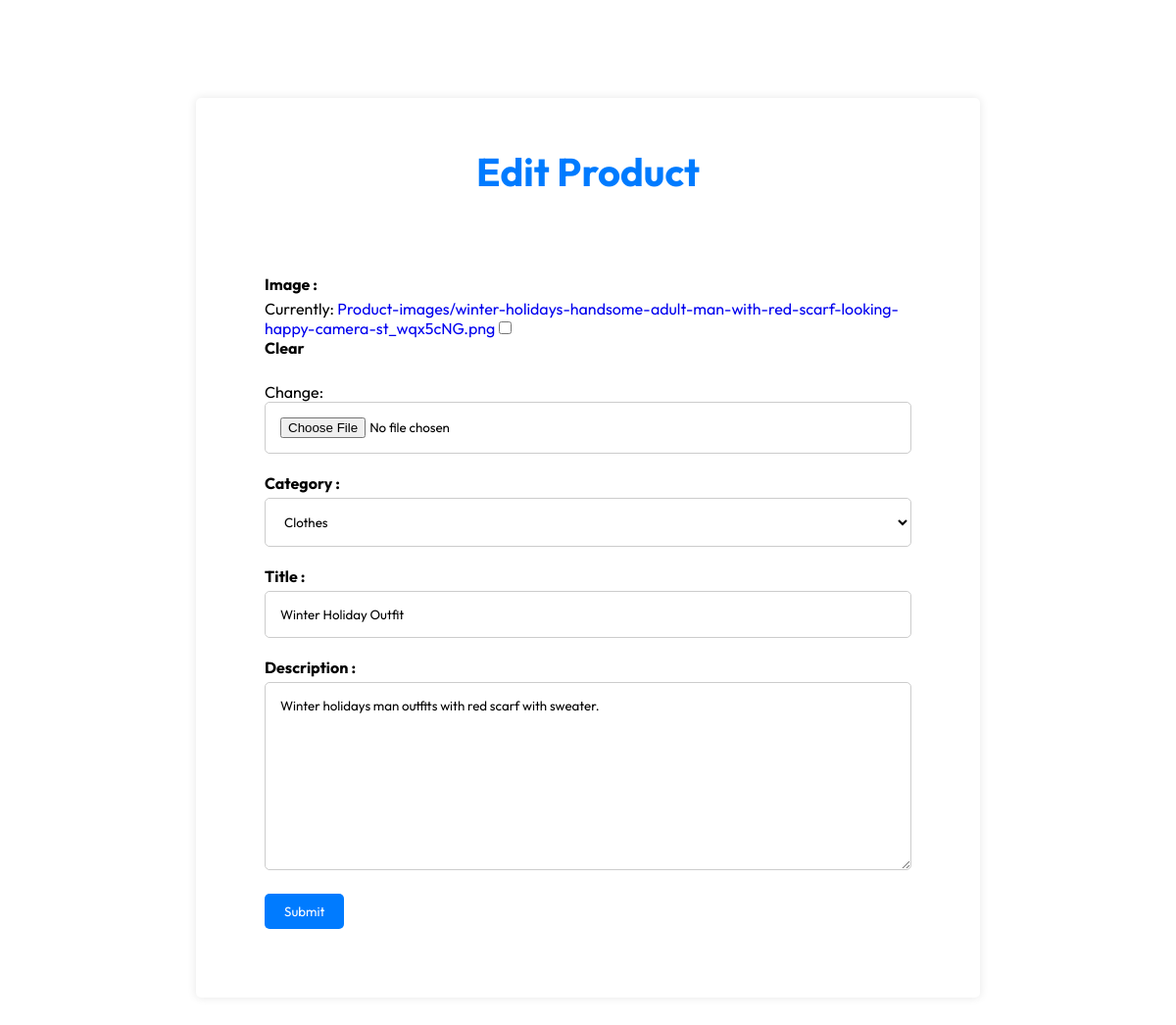
The page /edit-product/5/ on the database its author committed.
### Ecommerece/models.py (models this page shows, shortened)
class Product(models.Model):
    host = models.ForeignKey(User,on_delete=models.CASCADE)
    title = models.CharField(max_length=200,default='',blank=True,null=True)
    description = models.TextField(default='',blank=True,null=True)
    image = models.ImageField(upload_to='Product-images/',default='',blank=True,null=True)
    category = models.ForeignKey(Category,on_delete=models.CASCADE,default='')
    published = models.DateTimeField(default='',blank=True,null=True)
    class Meta:
        ordering = ['-published']

### Ecommerece/views.py (the view)
# urls.py: path('edit-product/<str:product_id>/',Edit_Product,name='Edit-Product'),
def Edit_Product(request,product_id):
    page = "Edit-Product"
    product = Product.objects.get(id = product_id)
    if request.method == 'POST':
        form = ProductForm(request.POST,request.FILES,instance=product)
        if form.is_valid():
          form.save()
          return redirect('Home')
    else:
        form = ProductForm(instance=product)
    context = {'form':form,
                'page':page}
    return render(request,'Admin_activity/Add-product.html',context)

### Ecommerece/forms.py
class ProductForm(forms.ModelForm):
    class Meta:
        model = Product
        fields = ['image','category','title','description']

### Ecommerece/models.py (called while the page is built)
    def __str__(self):
        return self.title

### Templates/Admin_activity/Add-product.html (shortened to what this page needs)
{% load static %}
<!DOCTYPE html>
<html lang="en">
<head>
    <link rel="stylesheet" href="{% static 'Style/style.css' %}">
</head>
<body>
    <div class="form-container">
        <h1 class="form-heading">{% if page == 'Edit-Product' %}Edit Product{% else %}Add Product{% endif %}</h1>
        <form  method="post" enctype="multipart/form-data">
            <div class="form-group">
                <label for="image">Image :</label>
                {{form.image}}
            </div>
            <div class="form-group">
                <label for="category">Category :</label>
                {{form.category}}
            </div>
            <div class="form-group">
                <label for="title">Title :</label>
                {{form.title}}
            </div>
            <div class="form-group">
                <label for="description">Description :</label>
                {{form.description}}
            </div>
            {% if page == 'Edit-Product' %}
            <button class="form-btn" name="submit">Submit</button>
            {% else %}
            <button class="form-btn" name="submit">Create</button>
            {% endif %}
        </form>
    </div>
</body>
</html>

### static/Style/style.css (style rules this page uses)
* { padding: 0; margin: 0; box-sizing: border-box; font-family: 'Outfit'; }
a { text-decoration: none; }
.form-container { max-width: 800px; margin: 100px auto; background-color: #fff; padding: 20px; border-radius: 5px; box-shadow: 0 0 10px rgba(0, 0, 0, 0.1); }
.form-heading { font-size: 40px; color: #007bff; text-align: center; margin: 30px 0px; }
form { padding: 50px; }
.form-group { margin-bottom: 20px; }
label { display: block; font-weight: bold; margin-bottom: 5px; }
input[type="text"], input[type="file"], input[type="password"], input[type="email"],select { width: 100%; padding: 15px; border: 1px solid #ccc; border-radius: 5px; outline: none; background-color: #fff; }
.form-btn { background-color: #007bff; color: #fff; padding: 10px 20px; border: none; border-radius: 5px; cursor: pointer; }
textarea { width: 100%; padding: 15px; border: 1px solid #ccc; border-radius: 5px; resize: vertical; outline: none; }

### rows shown on the page
Product: category "Clothes", title "Winter Holiday Outfit", description "Winter holidays man outfits with red scarf with sweater."
